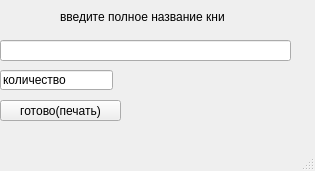
<?xml version="1.0" encoding="UTF-8"?>
<ui version="4.0">
 <class>MainWindow</class>
 <widget class="QMainWindow" name="MainWindow">
  <property name="geometry">
   <rect>
    <x>0</x>
    <y>0</y>
    <width>315</width>
    <height>171</height>
   </rect>
  </property>
  <property name="windowTitle">
   <string>MainWindow</string>
  </property>
  <widget class="QWidget" name="centralwidget">
   <widget class="QLabel" name="label">
    <property name="geometry">
     <rect>
      <x>60</x>
      <y>10</y>
      <width>164</width>
      <height>13</height>
     </rect>
    </property>
    <property name="text">
     <string>введите полное название книги</string>
    </property>
   </widget>
   <widget class="QLineEdit" name="lineEdit">
    <property name="geometry">
     <rect>
      <x>0</x>
      <y>40</y>
      <width>291</width>
      <height>21</height>
     </rect>
    </property>
   </widget>
   <widget class="QPushButton" name="pushButton">
    <property name="geometry">
     <rect>
      <x>0</x>
      <y>100</y>
      <width>121</width>
      <height>21</height>
     </rect>
    </property>
    <property name="text">
     <string>готово(печать)</string>
    </property>
   </widget>
   <widget class="QLineEdit" name="lineEdit_2">
    <property name="geometry">
     <rect>
      <x>0</x>
      <y>70</y>
      <width>113</width>
      <height>20</height>
     </rect>
    </property>
    <property name="text">
     <string>количество</string>
    </property>
   </widget>
  </widget>
  <widget class="QMenuBar" name="menubar">
   <property name="geometry">
    <rect>
     <x>0</x>
     <y>0</y>
     <width>315</width>
     <height>18</height>
    </rect>
   </property>
  </widget>
  <widget class="QStatusBar" name="statusbar"/>
 </widget>
 <resources/>
 <connections/>
</ui>
